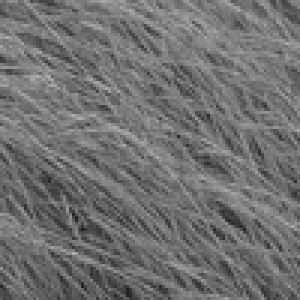
#> input picture exercise_1/data/grass.jpg, 100 x 100 px, shrunk from 256 x 256 before the run (shown 3 times larger); its folder holds 6 pictures in this run
$ jupyter execute 02_fourier.ipynb   (shell and % lines are left out)
#> lines starting #> are read from the running program, lines starting #| are printed output that depends on the picture
# Fourier transform

In this part, we look at the effect of filtering in Fourier space.

This gives us a different way of looking at images and yields deeper insights to what is going on when we apply a filter or downsample an image.

[cell 1]
import matplotlib as mpl
import matplotlib.pyplot as plt
import scipy.signal
import numpy as np
from scipy import ndimage
import cv2

## Some convenience functions

[cell 2]
def imread_gray(filename):
    """Read grayscale image from our data directory."""
#> called with filename = 'grass.jpg'
    return cv2.imread(f'../data/{filename}',
                      cv2.IMREAD_GRAYSCALE).astype(np.float32)
#> returned value: shape (100, 100) float32; min 30, max 176, mean 112.4
#> call 2 of imread_gray, with filename = 'zebras.jpg'
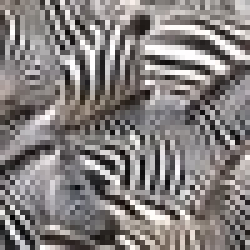
#> input picture exercise_1/data/zebras.jpg, 50 x 50 px, shrunk from 128 x 128 before the run (shown 5 times larger)

def convolve_with_two(image, kernel1, kernel2):
    """Apply two filters, one after the other."""
    image = ndimage.convolve(image, kernel1, mode='wrap')
    image = ndimage.convolve(image, kernel2, mode='wrap')
    return image

def fourier_spectrum(im):
    normalized_im = im / np.sum(im)
    f = np.fft.fft2(normalized_im)
    return np.fft.fftshift(f)

def log_magnitude_spectrum(im):
    return np.log(np.abs(fourier_spectrum(im))+1e-8)

def plot_with_spectra(images, titles):
    """Plots a list of images in the first column and the logarithm of their
    magnitude spectrum in the second column."""

    assert len(images) == len(titles)
    n_cols = 2
    n_rows = len(images)
#> n_rows = 3
    fig, axes = plt.subplots(
        n_rows, 2, figsize=(n_cols * 4, n_rows * 4),
        squeeze=False)

    spectra = [log_magnitude_spectrum(im) for im in images]
#> spectra = 3 items

    lower = min(np.percentile(s, 0.1) for s in spectra)
#> lower = -15.65
    upper = min(np.percentile(s, 99.999) for s in spectra)
#> upper = -2.53
    normalizer = mpl.colors.Normalize(vmin=lower, vmax=upper)

    for ax, image, spectrum, title in zip(axes, images, spectra, titles):
        ax[0].imshow(image, cmap='gray')
        ax[0].set_title(title)
        ax[0].set_axis_off()
        c = ax[1].imshow(spectrum, norm=normalizer, cmap='viridis')
        ax[1].set_title('Log magnitude spectrum')
        ax[1].set_axis_off()
#> this loop made 3 passes
#> title on passes 1 to 3: 'Grass image', 'Zebra image', 'Sine pattern'

    fig.tight_layout()

def generate_pattern():
    x = np.linspace(0, 1, 256, endpoint=False)
    y = np.sin(x**2 * 16 * np.pi)
    return np.outer(y,y)/2+0.5

im_grass = imread_gray('grass.jpg')
im_zebras = imread_gray('zebras.jpg')
im_pattern = generate_pattern()

## Plotting demo
This is how you can load example images and plot the logarithm of its magnitude spectrum.

Low frequencies appear near the center and higher frequencies towards the outside.

Greener (lighter) colors mean higher values. The color scale is consistent within the subplots of a single plot, but may differ in different plots.

[cell 3]
plot_with_spectra([im_grass, im_zebras, im_pattern],
                  ['Grass image', 'Zebra image', 'Sine pattern'])
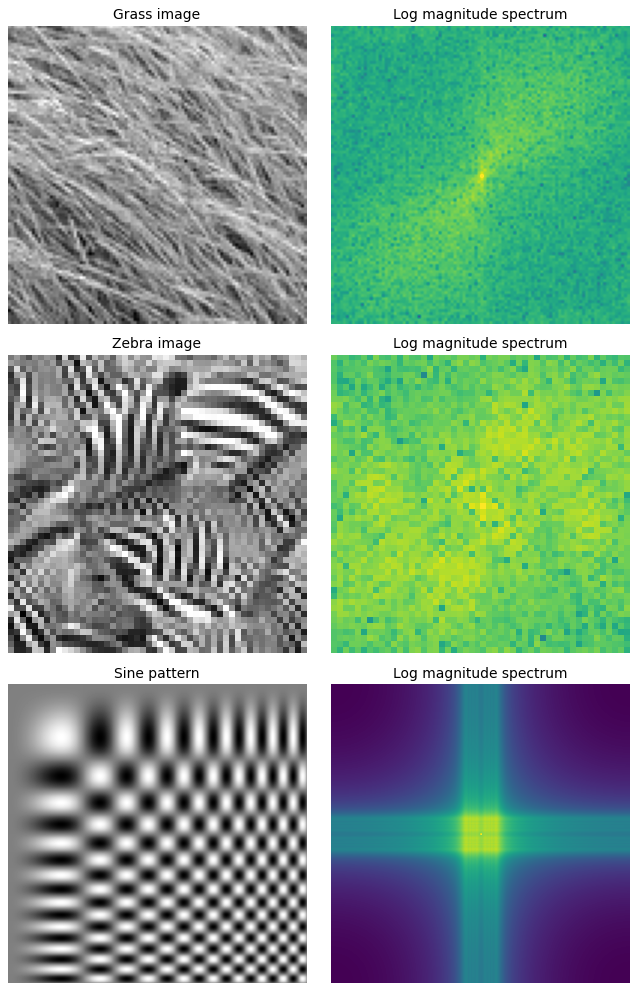
#> figure drawn by matplotlib, 6 panels

## (a) Blurring

Consider one of the images (`im_grass` is a good choice).

### i)
Implement `filter_box(image, size)` that outputs the box-filtered version of `image`, using `convolve_with_two` (since the box filter is separable). The parameter `size` refers to the side length of the box filter.

### ii)
Implement `filter_gauss(image, kernel_factor, sigma)` using `convolve_with_two`. The parameter `kernel_factor` defines the half size of the kernel relative to sigma (our rule of thumb from the lecture was to set this as 3).

Plot the image and its blurred versions (with the box and the Gauss filter) along with their spectra using `plot_with_spectra()`.

Vary the size of the box filter. What do you observe? For the Gaussian, change sigma.  What happens if you increase or decrease the `kernel_factor` compared to our rule-of-thumb value 3?

[cell 4]
def filter_gauss(image, kernel_factor, sigma):
    pass # Change this

def filter_box(image, size):
    pass # Change this

im = im_grass
box_filtered = im  # Change this
gauss_filtered = im # Change this

plot_with_spectra(
    [im, box_filtered, gauss_filtered],
    ['Image', 'Box filtered', 'Gauss filtered'])
#> the loop in plot_with_spectra (call 2), `for ax, image, spectrum, title in zip(axes, images, spectra, titles):` made 3 passes
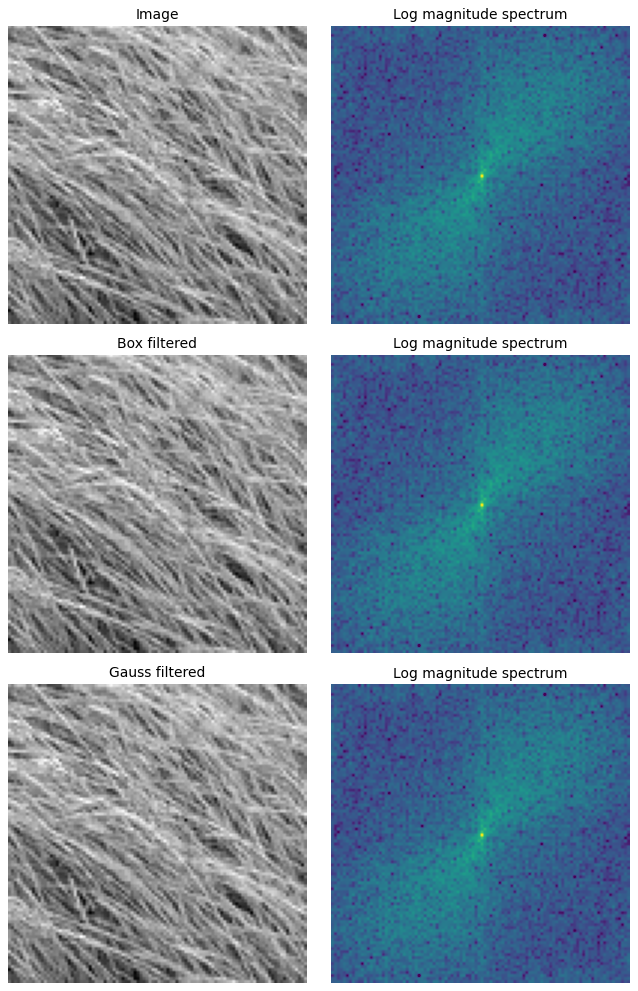
#> figure drawn by matplotlib, 6 panels
